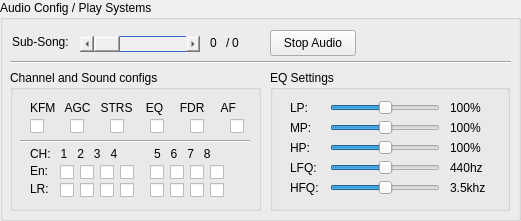
   <widget class="QGroupBox" name="groupBox_3">
    <property name="geometry">
     <rect>
      <x>570</x>
      <y>10</y>
      <width>521</width>
      <height>221</height>
     </rect>
    </property>
    <property name="title">
     <string>Audio Config / Play Systems</string>
    </property>
    <property name="flat">
     <bool>false</bool>
    </property>
    <property name="checkable">
     <bool>false</bool>
    </property>
    <widget class="QLabel" name="label_4">
     <property name="geometry">
      <rect>
       <x>12</x>
       <y>33</y>
       <width>71</width>
       <height>18</height>
      </rect>
     </property>
     <property name="text">
      <string>Sub-Song:</string>
     </property>
    </widget>
    <widget class="QScrollBar" name="scrSubSong">
     <property name="geometry">
      <rect>
       <x>80</x>
       <y>36</y>
       <width>120</width>
       <height>16</height>
      </rect>
     </property>
     <property name="styleSheet">
      <string notr="true">border: 1px solid #3c6dc3;
</string>
     </property>
     <property name="maximum">
      <number>31</number>
     </property>
     <property name="orientation">
      <enum>Qt::Orientation::Horizontal</enum>
     </property>
     <property name="invertedAppearance">
      <bool>false</bool>
     </property>
     <property name="invertedControls">
      <bool>true</bool>
     </property>
    </widget>
    <widget class="QLabel" name="lblSubSong">
     <property name="geometry">
      <rect>
       <x>210</x>
       <y>33</y>
       <width>20</width>
       <height>20</height>
      </rect>
     </property>
     <property name="text">
      <string>0</string>
     </property>
    </widget>
    <widget class="QPushButton" name="cmdStopAud">
     <property name="geometry">
      <rect>
       <x>270</x>
       <y>30</y>
       <width>86</width>
       <height>26</height>
      </rect>
     </property>
     <property name="text">
      <string>Stop Audio</string>
     </property>
    </widget>
    <widget class="Line" name="line_2">
     <property name="geometry">
      <rect>
       <x>10</x>
       <y>54</y>
       <width>501</width>
       <height>16</height>
      </rect>
     </property>
     <property name="orientation">
      <enum>Qt::Orientation::Horizontal</enum>
     </property>
    </widget>
    <widget class="QGroupBox" name="groupBox_4">
     <property name="geometry">
      <rect>
       <x>270</x>
       <y>70</y>
       <width>240</width>
       <height>141</height>
      </rect>
     </property>
     <property name="title">
      <string>EQ Settings</string>
     </property>
     <widget class="QLabel" name="label_9">
      <property name="geometry">
       <rect>
        <x>20</x>
        <y>30</y>
        <width>31</width>
        <height>16</height>
       </rect>
      </property>
      <property name="text">
       <string>LP:</string>
      </property>
     </widget>
     <widget class="QLabel" name="label_10">
      <property name="geometry">
       <rect>
        <x>20</x>
        <y>50</y>
        <width>31</width>
        <height>16</height>
       </rect>
      </property>
      <property name="text">
       <string>MP:</string>
      </property>
     </widget>
     <widget class="QLabel" name="label_11">
      <property name="geometry">
       <rect>
        <x>20</x>
        <y>70</y>
        <width>31</width>
        <height>16</height>
       </rect>
      </property>
      <property name="text">
       <string>HP:</string>
      </property>
     </widget>
     <widget class="QLabel" name="label_12">
      <property name="geometry">
       <rect>
        <x>20</x>
        <y>90</y>
        <width>41</width>
        <height>16</height>
       </rect>
      </property>
      <property name="text">
       <string>LFQ:</string>
      </property>
     </widget>
     <widget class="QLabel" name="label_13">
      <property name="geometry">
       <rect>
        <x>20</x>
        <y>110</y>
        <width>41</width>
        <height>16</height>
       </rect>
      </property>
      <property name="text">
       <string>HFQ:</string>
      </property>
     </widget>
     <widget class="QLabel" name="lblEQMP">
      <property name="geometry">
       <rect>
        <x>180</x>
        <y>50</y>
        <width>40</width>
        <height>16</height>
       </rect>
      </property>
      <property name="text">
       <string>100%</string>
      </property>
     </widget>
     <widget class="QLabel" name="lblEQLP">
      <property name="geometry">
       <rect>
        <x>180</x>
        <y>30</y>
        <width>40</width>
        <height>16</height>
       </rect>
      </property>
      <property name="text">
       <string>100%</string>
      </property>
     </widget>
     <widget class="QLabel" name="lblEQHP">
      <property name="geometry">
       <rect>
        <x>180</x>
        <y>70</y>
        <width>40</width>
        <height>16</height>
       </rect>
      </property>
      <property name="text">
       <string>100%</string>
      </property>
     </widget>
     <widget class="QLabel" name="lblEQHFQ">
      <property name="geometry">
       <rect>
        <x>180</x>
        <y>110</y>
        <width>51</width>
        <height>16</height>
       </rect>
      </property>
      <property name="text">
       <string>3.5khz</string>
      </property>
     </widget>
     <widget class="QLabel" name="lblEQLFQ">
      <property name="geometry">
       <rect>
        <x>180</x>
        <y>90</y>
        <width>51</width>
        <height>16</height>
       </rect>
      </property>
      <property name="text">
       <string>440hz</string>
      </property>
     </widget>
     <widget class="QSlider" name="sldEQLP">
      <property name="geometry">
       <rect>
        <x>60</x>
        <y>30</y>
        <width>110</width>
        <height>16</height>
       </rect>
      </property>
      <property name="maximum">
       <number>200</number>
      </property>
      <property name="value">
       <number>100</number>
      </property>
      <property name="orientation">
       <enum>Qt::Orientation::Horizontal</enum>
      </property>
     </widget>
     <widget class="QSlider" name="sldEQMP">
      <property name="geometry">
       <rect>
        <x>60</x>
        <y>50</y>
        <width>110</width>
        <height>16</height>
       </rect>
      </property>
      <property name="maximum">
       <number>200</number>
      </property>
      <property name="value">
       <number>100</number>
      </property>
      <property name="orientation">
       <enum>Qt::Orientation::Horizontal</enum>
      </property>
     </widget>
     <widget class="QSlider" name="sldEQHP">
      <property name="geometry">
       <rect>
        <x>60</x>
        <y>70</y>
        <width>110</width>
        <height>16</height>
       </rect>
      </property>
      <property name="maximum">
       <number>200</number>
      </property>
      <property name="value">
       <number>100</number>
      </property>
      <property name="orientation">
       <enum>Qt::Orientation::Horizontal</enum>
      </property>
     </widget>
     <widget class="QSlider" name="sldEQLFQ">
      <property name="geometry">
       <rect>
        <x>60</x>
        <y>90</y>
        <width>110</width>
        <height>16</height>
       </rect>
      </property>
      <property name="minimum">
       <number>0</number>
      </property>
      <property name="maximum">
       <number>880</number>
      </property>
      <property name="value">
       <number>440</number>
      </property>
      <property name="orientation">
       <enum>Qt::Orientation::Horizontal</enum>
      </property>
     </widget>
     <widget class="QSlider" name="sldEQHFQ">
      <property name="geometry">
       <rect>
        <x>60</x>
        <y>110</y>
        <width>110</width>
        <height>16</height>
       </rect>
      </property>
      <property name="maximum">
       <number>7000</number>
      </property>
      <property name="value">
       <number>3500</number>
      </property>
      <property name="orientation">
       <enum>Qt::Orientation::Horizontal</enum>
      </property>
     </widget>
    </widget>
    <widget class="QGroupBox" name="groupBox_5">
     <property name="geometry">
      <rect>
       <x>10</x>
       <y>70</y>
       <width>251</width>
       <height>141</height>
      </rect>
     </property>
     <property name="title">
      <string>Channel and Sound configs</string>
     </property>
     <widget class="QLabel" name="label_5">
      <property name="geometry">
       <rect>
        <x>20</x>
        <y>30</y>
        <width>231</width>
        <height>16</height>
       </rect>
      </property>
      <property name="text">
       <string>KFM   AGC   STRS    EQ     FDR     AF</string>
      </property>
     </widget>
     <widget class="QCheckBox" name="chkAudConf21">
      <property name="geometry">
       <rect>
        <x>20</x>
        <y>46</y>
        <width>20</width>
        <height>21</height>
       </rect>
      </property>
      <property name="text">
       <string/>
      </property>
     </widget>
     <widget class="QCheckBox" name="chkAudConf18">
      <property name="geometry">
       <rect>
        <x>60</x>
        <y>46</y>
        <width>20</width>
        <height>21</height>
       </rect>
      </property>
      <property name="text">
       <string/>
      </property>
     </widget>
     <widget class="QCheckBox" name="chkAudConf19">
      <property name="geometry">
       <rect>
        <x>100</x>
        <y>46</y>
        <width>20</width>
        <height>21</height>
       </rect>
      </property>
      <property name="text">
       <string/>
      </property>
     </widget>
     <widget class="QCheckBox" name="chkAudConf17">
      <property name="geometry">
       <rect>
        <x>140</x>
        <y>46</y>
        <width>20</width>
        <height>21</height>
       </rect>
      </property>
      <property name="text">
       <string/>
      </property>
     </widget>
     <widget class="QCheckBox" name="chkAudConf20">
      <property name="geometry">
       <rect>
        <x>180</x>
        <y>46</y>
        <width>20</width>
        <height>21</height>
       </rect>
      </property>
      <property name="text">
       <string/>
      </property>
     </widget>
     <widget class="QCheckBox" name="chkAudConf16">
      <property name="geometry">
       <rect>
        <x>220</x>
        <y>46</y>
        <width>20</width>
        <height>21</height>
       </rect>
      </property>
      <property name="text">
       <string/>
      </property>
     </widget>
     <widget class="QLabel" name="label_6">
      <property name="geometry">
       <rect>
        <x>20</x>
        <y>76</y>
        <width>121</width>
        <height>16</height>
       </rect>
      </property>
      <property name="text">
       <string>CH:   1   2   3   4</string>
      </property>
     </widget>
     <widget class="QLabel" name="label_7">
      <property name="geometry">
       <rect>
        <x>20</x>
        <y>93</y>
        <width>30</width>
        <height>16</height>
       </rect>
      </property>
      <property name="text">
       <string>En:</string>
      </property>
     </widget>
     <widget class="QLabel" name="label_8">
      <property name="geometry">
       <rect>
        <x>20</x>
        <y>111</y>
        <width>30</width>
        <height>16</height>
       </rect>
      </property>
      <property name="text">
       <string>LR:</string>
      </property>
     </widget>
     <widget class="QCheckBox" name="chkAudConf0">
      <property name="geometry">
       <rect>
        <x>50</x>
        <y>92</y>
        <width>20</width>
        <height>21</height>
       </rect>
      </property>
      <property name="text">
       <string/>
      </property>
     </widget>
     <widget class="QCheckBox" name="chkAudConf8">
      <property name="geometry">
       <rect>
        <x>50</x>
        <y>110</y>
        <width>20</width>
        <height>21</height>
       </rect>
      </property>
      <property name="text">
       <string/>
      </property>
     </widget>
     <widget class="QCheckBox" name="chkAudConf1">
      <property name="geometry">
       <rect>
        <x>70</x>
        <y>92</y>
        <width>20</width>
        <height>21</height>
       </rect>
      </property>
      <property name="text">
       <string/>
      </property>
     </widget>
     <widget class="QCheckBox" name="chkAudConf9">
      <property name="geometry">
       <rect>
        <x>70</x>
        <y>110</y>
        <width>20</width>
        <height>21</height>
       </rect>
      </property>
      <property name="text">
       <string/>
      </property>
     </widget>
     <widget class="QCheckBox" name="chkAudConf2">
      <property name="geometry">
       <rect>
        <x>90</x>
        <y>92</y>
        <width>20</width>
        <height>21</height>
       </rect>
      </property>
      <property name="text">
       <string/>
      </property>
     </widget>
     <widget class="QCheckBox" name="chkAudConf10">
      <property name="geometry">
       <rect>
        <x>90</x>
        <y>110</y>
        <width>20</width>
        <height>21</height>
       </rect>
      </property>
      <property name="text">
       <string/>
      </property>
     </widget>
     <widget class="QCheckBox" name="chkAudConf3">
      <property name="geometry">
       <rect>
        <x>110</x>
        <y>92</y>
        <width>20</width>
        <height>21</height>
       </rect>
      </property>
      <property name="text">
       <string/>
      </property>
     </widget>
     <widget class="QCheckBox" name="chkAudConf11">
      <property name="geometry">
       <rect>
        <x>110</x>
        <y>110</y>
        <width>20</width>
        <height>21</height>
       </rect>
      </property>
      <property name="text">
       <string/>
      </property>
     </widget>
     <widget class="QCheckBox" name="chkAudConf4">
      <property name="geometry">
       <rect>
        <x>140</x>
        <y>92</y>
        <width>20</width>
        <height>21</height>
       </rect>
      </property>
      <property name="text">
       <string/>
      </property>
     </widget>
     <widget class="QCheckBox" name="chkAudConf12">
      <property name="geometry">
       <rect>
        <x>140</x>
        <y>110</y>
        <width>20</width>
        <height>21</height>
       </rect>
      </property>
      <property name="text">
       <string/>
      </property>
     </widget>
     <widget class="QCheckBox" name="chkAudConf5">
      <property name="geometry">
       <rect>
        <x>160</x>
        <y>92</y>
        <width>20</width>
        <height>21</height>
       </rect>
      </property>
      <property name="text">
       <string/>
      </property>
     </widget>
     <widget class="QCheckBox" name="chkAudConf13">
      <property name="geometry">
       <rect>
        <x>160</x>
        <y>110</y>
        <width>20</width>
        <height>21</height>
       </rect>
      </property>
      <property name="text">
       <string/>
      </property>
     </widget>
     <widget class="QCheckBox" name="chkAudConf6">
      <property name="geometry">
       <rect>
        <x>180</x>
        <y>92</y>
        <width>20</width>
        <height>21</height>
       </rect>
      </property>
      <property name="text">
       <string/>
      </property>
     </widget>
     <widget class="QCheckBox" name="chkAudConf14">
      <property name="geometry">
       <rect>
        <x>180</x>
        <y>110</y>
        <width>20</width>
        <height>21</height>
       </rect>
      </property>
      <property name="text">
       <string/>
      </property>
     </widget>
     <widget class="QCheckBox" name="chkAudConf7">
      <property name="geometry">
       <rect>
        <x>200</x>
        <y>92</y>
        <width>20</width>
        <height>21</height>
       </rect>
      </property>
      <property name="text">
       <string/>
      </property>
     </widget>
     <widget class="QCheckBox" name="chkAudConf15">
      <property name="geometry">
       <rect>
        <x>200</x>
        <y>110</y>
        <width>20</width>
        <height>21</height>
       </rect>
      </property>
      <property name="text">
       <string/>
      </property>
     </widget>
     <widget class="QLabel" name="label_14">
      <property name="geometry">
       <rect>
        <x>144</x>
        <y>76</y>
        <width>81</width>
        <height>16</height>
       </rect>
      </property>
      <property name="text">
       <string>5   6   7   8</string>
      </property>
     </widget>
     <widget class="Line" name="line_6">
      <property name="geometry">
       <rect>
        <x>10</x>
        <y>63</y>
        <width>230</width>
        <height>16</height>
       </rect>
      </property>
      <property name="orientation">
       <enum>Qt::Orientation::Horizontal</enum>
      </property>
     </widget>
    </widget>
    <widget class="QLabel" name="lblSubSong_2">
     <property name="geometry">
      <rect>
       <x>226</x>
       <y>33</y>
       <width>10</width>
       <height>20</height>
      </rect>
     </property>
     <property name="text">
      <string>/</string>
     </property>
    </widget>
    <widget class="QLabel" name="lblSubSongMax">
     <property name="geometry">
      <rect>
       <x>232</x>
       <y>33</y>
       <width>20</width>
       <height>20</height>
      </rect>
     </property>
     <property name="text">
      <string>0</string>
     </property>
    </widget>
   </widget>
